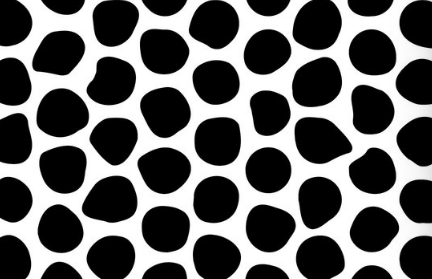
#> input picture assets/img/chess.png, 432 x 279 px
$ python D_stars.py   (older library calls are emulated)
#> lines starting #> are read from the running program, lines starting #| are printed output that depends on the picture
import imageio
import  matplotlib.pyplot as plt
import numpy as np


from tp8.C_zone import add_neighbours_in_stack


"""voir l'effet d'un seuillage sur les étoiles"""
def step0():
    img = imageio.imread("../assets/img/chess.png")
#> img is the input picture: shape (279, 432, 3); min 0, max 255, mean 102.3
    image = img[:, :, 0]
    print(image.shape)
#| (279, 432)

    thresholded=np.zeros(image.shape)
    thresholded[image>240]=255

    plt.subplot(1, 2, 1)
    plt.imshow(img)
    plt.subplot(1, 2, 2)
    plt.imshow(thresholded,cmap="gray")

    plt.show()
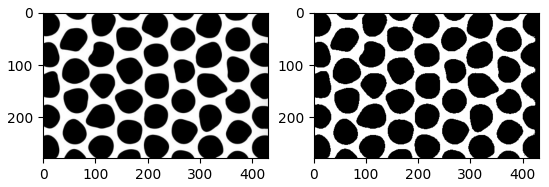
#> figure drawn by matplotlib, 2 panels

"""la même fonction que précédemment, mais qui renvoie en plus le barycentre
et le nombre de pixel de la composante connexe (=tache blanche)"""
# [28 lines left out: functions connected_component_baryCenter, all_connected_components, not called in this run]


""" apprenons à superposer une image et un scatter plot  """
# [55 lines left out: function step1, not called in this run]


""" détection des components  """
# [6 lines left out: function step2, not called in this run]


step0()

"""
Travail à effectuer :
Facile : Utiliser un scatter plot pour améliorer la présentation de all_connected_components


Utiliser un scatter pour montrer les all_connected_components des composante R et B.
Puis, pour chaque tache, faites une comparaison en l'intensité des R et des B.
C'est difficile car les barycentre des tache de R et des taches de B peuvent différer de quelque pixels.
Vous devez donc trouvez un algorithme pour associer des points proches. Vous pouvez faire une double boucle
en calculant toutes les distance entre paires de barycentre. Mais si le nombre de barycentre est grand, ce n'est pas
le bon algorithme.
AIDE : souvenez-vous des dictionnaires. Arrondissez les positions.


Plus une galaxie/étoile est éloignée de nous, et plus elle est rouge.
 Plus elle est proche de nous et plus elle est bleue. Savez-vous pourquoi ?
Estimez les distances relatives des différentes galaxie/étoiles apparaissant sur la photo.
 AIDE : vous pouvez bien sur utilisez l'étape précédente, mais il y a une autre technique plus simple ...
 souvenez-vous du TP précédent sur les couleurs.
"""
